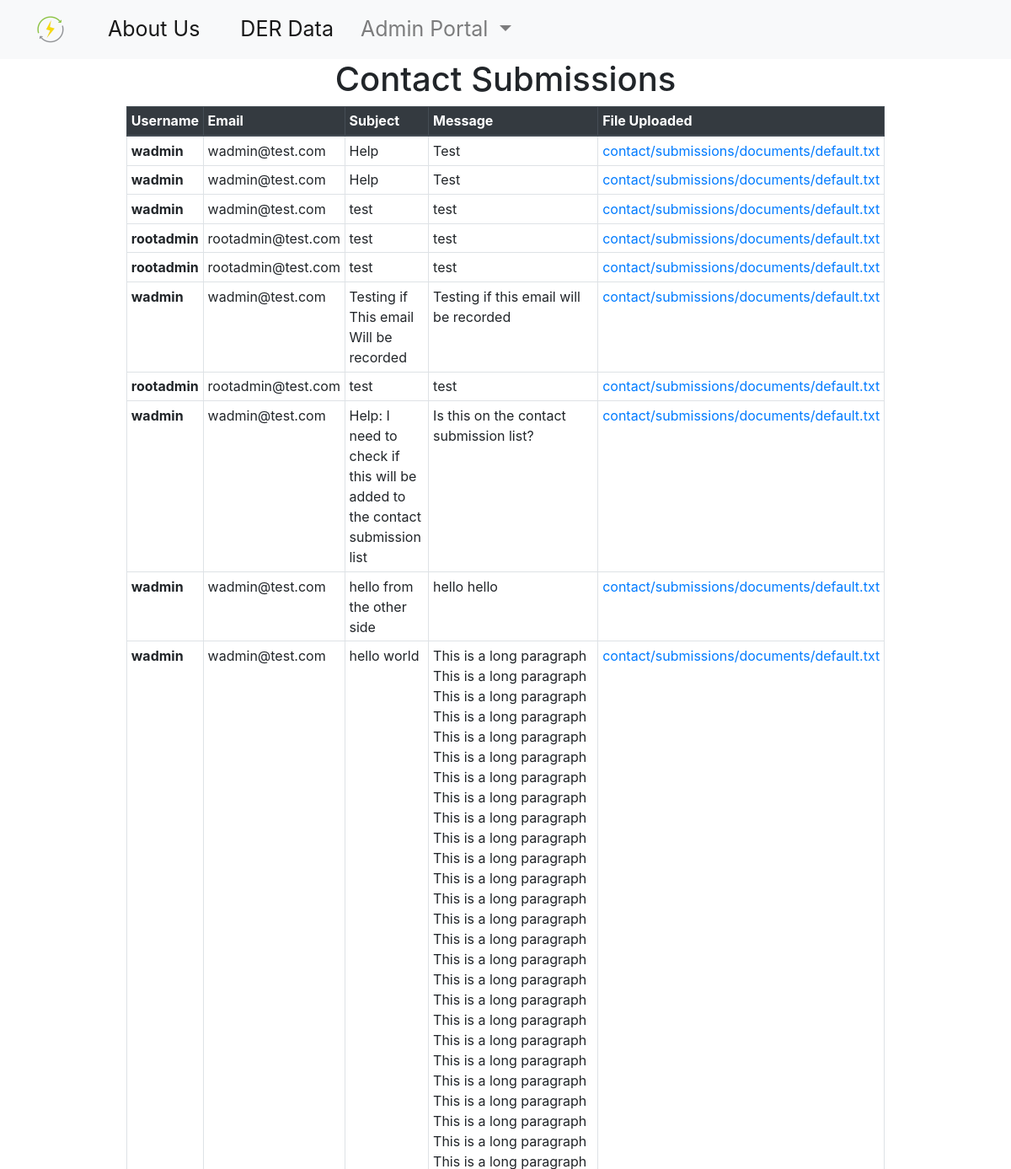
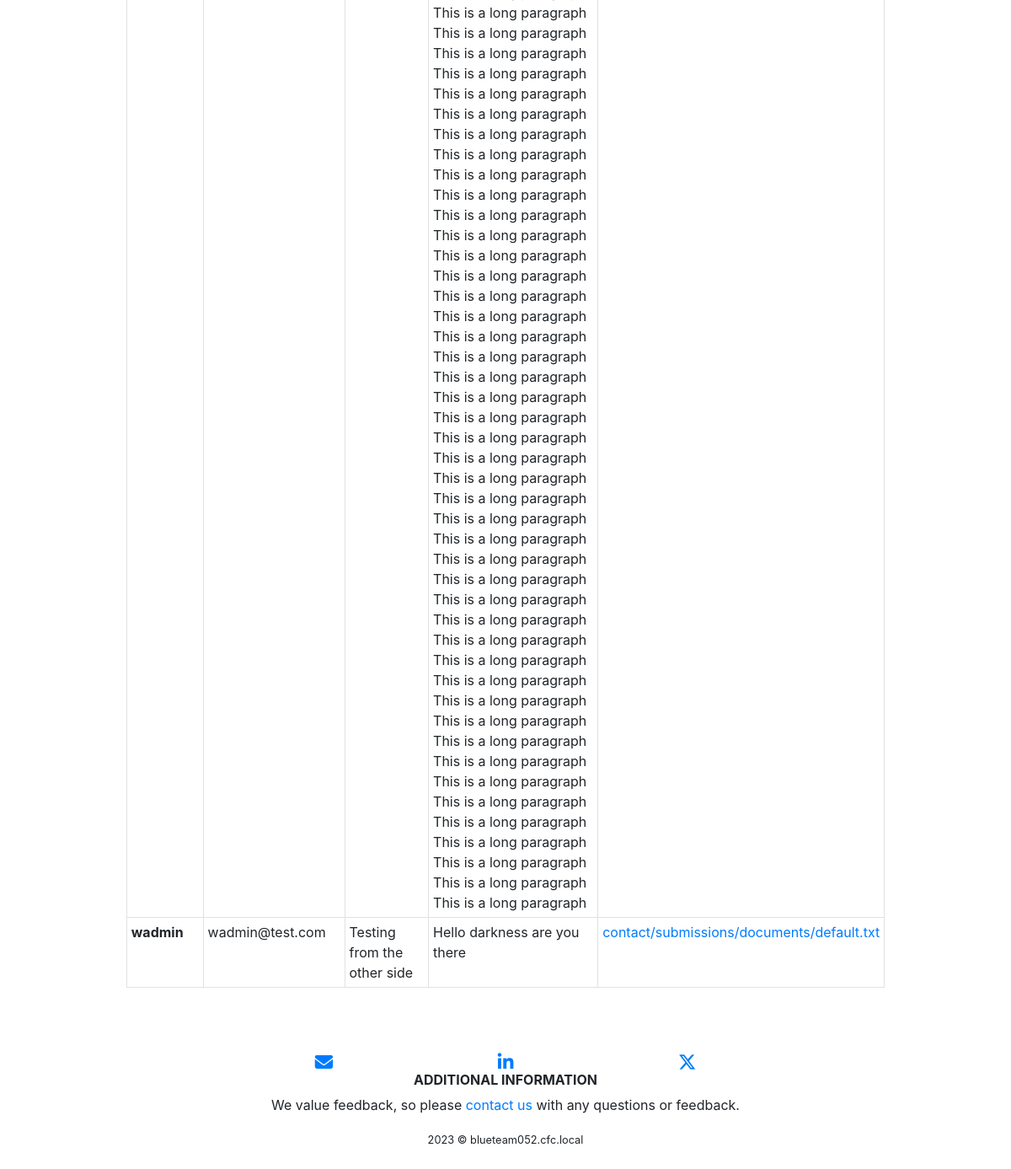
The app's page /admin-portal/contact_submissions (signed in), older data (2 pictures, top to bottom).
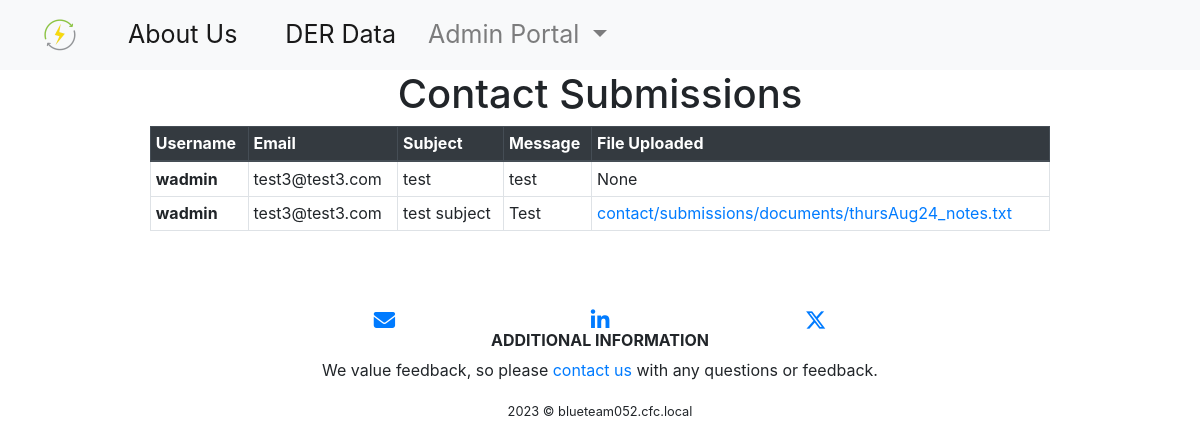
The same page, newer data.
### main/models.py (models this page shows, shortened)
class ContactSupport(models.Model):
    username = models.CharField(max_length=255)
    email = models.EmailField()
    subject = models.CharField(max_length=255)
    message = models.TextField()
    file_upload = models.FileField(
        null=True,
        blank=True,
        upload_to='contact/submissions/documents/',
        help_text='max. 42 megabytes',
    )
    class Meta:
        app_label  = 'main'

### main/views.py (the view)
# urls.py: path('admin-portal/contact_submissions', views.contact_submissions, name='contact_submissions'),
def contact_submissions(request):
	if request.user.is_authenticated:
		submissions = ContactSupport.objects.all()
		return render(request, 'admin-portal-pages/contact_submissions.html', {'submissions': submissions})
	else:
		raise PermissionDenied()

### templates/admin-portal-pages/contact_submissions.html (shortened to what this page needs)
{% extends 'page-components/base.html' %}
{% load static %}
{% block content %}
  <head>
  </head>
  {% include 'page-components/navbar.html' %}
  {% include 'page-components/messages.html' %}
  <body>
    <h1 class="text-center">Contact Submissions</h1>
    {% if not submissions %}
      <p class="text-center">There are no contact submssions currently.</p>
    {% else %}
      <table class="table table-bordered table-hover table-sm w-75 mx-auto">
        <thead class="thead-dark">
          <th scope="col">Username</th>
          <th scope="col">Email</th>
          <th scope="col">Subject</th>
          <th scope="col">Message</th>
          <th scope="col">File Uploaded</th>
        </thead>
        <tbody>
          {% for submission in submissions %}
            <tr>
              <th scope="row">{{ submission.username }}</td>
              <td>{{ submission.email }}</td>
              <td>{{ submission.subject }}</td>
              <td>{{ submission.message }}</td>
              <td>
                {% if submission.file_upload %}
                  <a href="/media/{{ submission.file_upload }}">
                    {{ submission.file_upload }}
                  </a>
                {% else %}
                  None
                {% endif %}
              </td>
            </tr>
          {% endfor %}
        </tbody>
      </table>
    {% endif %}
    {% include 'page-components/footer.html' %}
  </body>
{% endblock %}

### templates/page-components/base.html (shortened to what this page needs)
<!DOCTYPE html>
{% load static %}
<html lang="en">
  <head>
    <link rel="stylesheet" href="{% static '/css/base.css' %}" />
    <link rel="stylesheet" href="https://cdn.jsdelivr.net/npm/bootstrap@4.4.1/dist/css/bootstrap.min.css">
    <link rel="stylesheet"
      href="https://cdnjs.cloudflare.com/ajax/libs/font-awesome/4.7.0/css/font-awesome.min.css"
    />
  </head>
  <body>
    {% block navbar %}
    {% endblock %}
    {% block content %}
    {% endblock %}
    {% block footer %}
    {% endblock %}
  </body>
</html>

### templates/page-components/navbar.html (shortened to what this page needs)
{% extends 'page-components/base.html' %}
{% load static %}
{% block navbar %}
  <nav class="navbar navbar-expand-lg navbar-light bg-light">
    <a class="navbar-brand mx-4" href="{% url 'main:index' %}">
      <img class="image-fluid px-1" src="{% static 'images/favicon_io/favicon-32x32.png' %}"">
    </a>
    <div class="collapse navbar-collapse" id="navbarItems">
      {% if user.is_authenticated %}
        <ul class="navbar-nav">
          <li class="nav-item active mx-3">
            <a class="nav-link" href="{% url 'main:about' %}">About Us</a>
          </li>
          <li class="nav-item active mx-3">
            <a class="nav-link" href="{% url 'main:data' %}">DER Data</a>
          </li>
          <li class="nav-item dropdown">
            <a class="nav-link dropdown-toggle" id="navbarDropdown" role="button" data-toggle="dropdown" aria-haspopup="true" aria-expanded="false">
              Admin Portal
            </a>
          </li>
        </ul>
      {% endif %}
    </div>
  </nav>
{% endblock %}

### templates/page-components/messages.html (shortened to what this page needs)
<link
  href="https://cdn.jsdelivr.net/npm/bootstrap@5.1.3/dist/css/bootstrap.min.css"
  rel="stylesheet"
/>

### templates/page-components/footer.html
{% extends 'page-components/base.html' %}
{% block footer %}
  <div id='footer' class="pb-5">
    <footer class="page-footer">
      <div class="container">
        <div class="row">
          <div class="col-4 d-flex justify-content-end align-items-end">
            <a href="mailto:contact@der.wind"  target="_blank" rel="noopener noreferrer">
              <i class="fa fa-envelope fa-lg"></i>
            </a>
          </div>
          <div class="col-4 d-flex justify-content-center align-items-center">
            <a href="https://linkedin.com/" target="_blank" rel="noopener noreferrer">
              <i class="fa fa-linkedin fa-lg"></i>
            </a>
          </div>
          <div class="col-4 d-flex justify-content-start align-items-start">
            <a href="https://twitter.com/" target="_blank" rel="noopener noreferrer">
              <i class="fa-brands fa-x-twitter fa-lg"></i>
            </a>
          </div>
        </div>
        <div class="row">
          <div class="extra-links mx-auto col-lg-12 col-md-8 col-sm-12">
            <h6 class="text-uppercase font-weight-bold text-center">Additional Information</h6>
            <p class="text-center">We value feedback, so please
              {% if user.is_authenticated %}
                <a href="{% url 'main:contact_support' %}">contact us</a>
              {% else %}
                <a href="{% url 'main:contact' %}">contact us</a>
              {% endif %}
              with any questions or feedback.</p>
          </div>
        </div>
      </div>
      <div class="text-center">
        <small>2023 © blueteam052.cfc.local</small>
      </div>
    </footer>
  </div>
{% endblock footer %}

### static/css/base.css (style rules this page uses)
html { height: 100%; }
body { margin: 0; padding: 0; height: 100%; }
#footer { position: relative; bottom:0; width:100%; height:60px; }
.page-footer { padding: 60px 0 30px; }

### templates/page-components/navbar.html (style rules this page uses)
.nav-item { font-size: 25px; }

Row changes from the older to the newer data that the page shows:
removed ContactSupport: username "wadmin", email "wadmin@test.com", subject "Help", message "Test", file_upload "contact/submissions/documents/default.txt"
removed ContactSupport: username "wadmin", email "wadmin@test.com", subject "Help", message "Test", file_upload "contact/submissions/documents/default.txt"
removed ContactSupport: username "wadmin", email "wadmin@test.com", subject "test", message "test", file_upload "contact/submissions/documents/default.txt"
removed ContactSupport: username "rootadmin", email "rootadmin@test.com", subject "test", message "test", file_upload "contact/submissions/documents/default.txt"
removed ContactSupport: username "rootadmin", email "rootadmin@test.com", subject "test", message "test", file_upload "contact/submissions/documents/default.txt"
removed ContactSupport: username "wadmin", email "wadmin@test.com", subject "Testing if This email Will be recorded", message "Testing if this email will be recorded", file_upload "contact/submissions/documents/default.txt"
removed ContactSupport: username "rootadmin", email "rootadmin@test.com", subject "test", message "test", file_upload "contact/submissions/documents/default.txt"
removed ContactSupport: username "wadmin", email "wadmin@test.com", subject "Help: I need to check if this will be added to the contact submission list", message "Is this on the contact submission list?", file_upload "contact/submissions/documents/default.txt"
removed ContactSupport: username "wadmin", email "wadmin@test.com", subject "hello from the other side", message "hello hello", file_upload "contact/submissions/documents/default.txt"
removed ContactSupport: username "wadmin", email "wadmin@test.com", subject "hello world", message "This is a long paragraph This is a long paragraph This is a long paragraph This is a long paragraph This is a long paragraph This is a long paragraph This is a long paragraph This is a long paragraph This is a long paragraph This is a long paragraph This is a long paragraph This is a long paragraph This is a long paragraph This is a long paragraph This is a long paragraph This is a long paragraph This is a long paragraph This is a long paragraph This is a long paragraph This is a long paragraph This is a long paragraph This is a long paragraph This is a long paragraph This is a long paragraph This is a long paragraph This is a long paragraph This is a long paragraph This is a long paragraph…", file_upload "contact/submissions/documents/default.txt"
removed ContactSupport: username "wadmin", email "wadmin@test.com", subject "Testing from the other side", message "Hello darkness are you there", file_upload "contact/submissions/documents/default.txt"
added ContactSupport: username "wadmin", email "test3@test3.com", subject "test", message "test", file_upload "None"
added ContactSupport: username "wadmin", email "test3@test3.com", subject "test subject", message "Test", file_upload "contact/submissions/documents/thursAug24_notes.txt"
